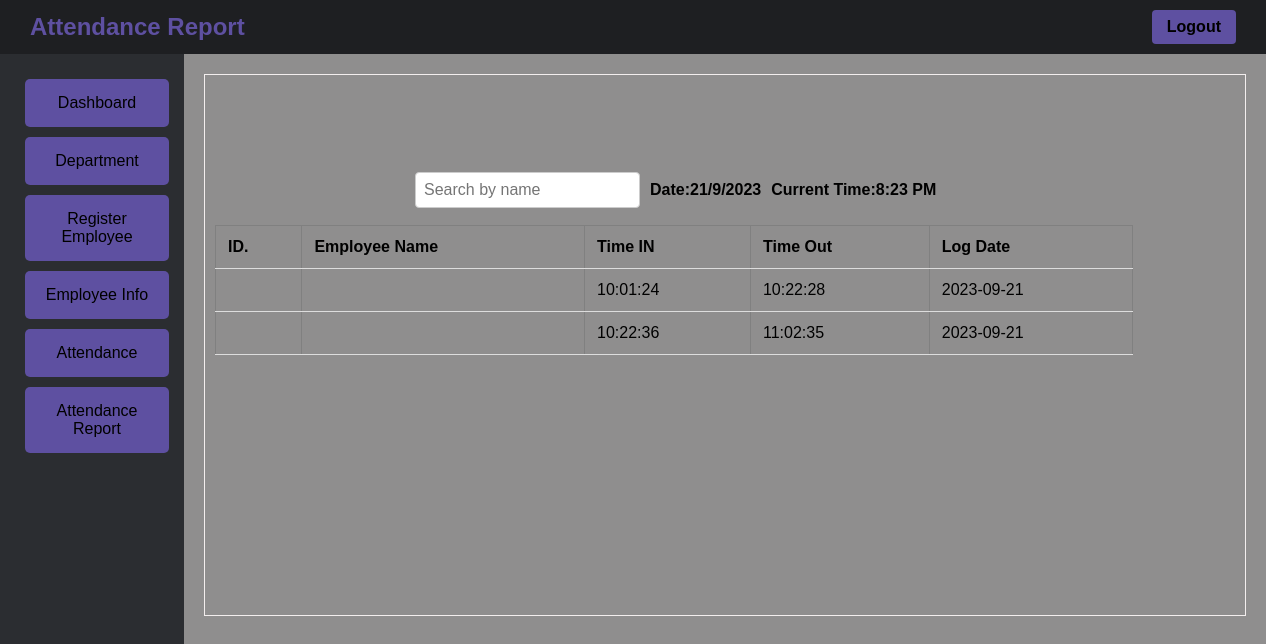
Page /admin/attenReport.php (signed in) on the earlier database version.
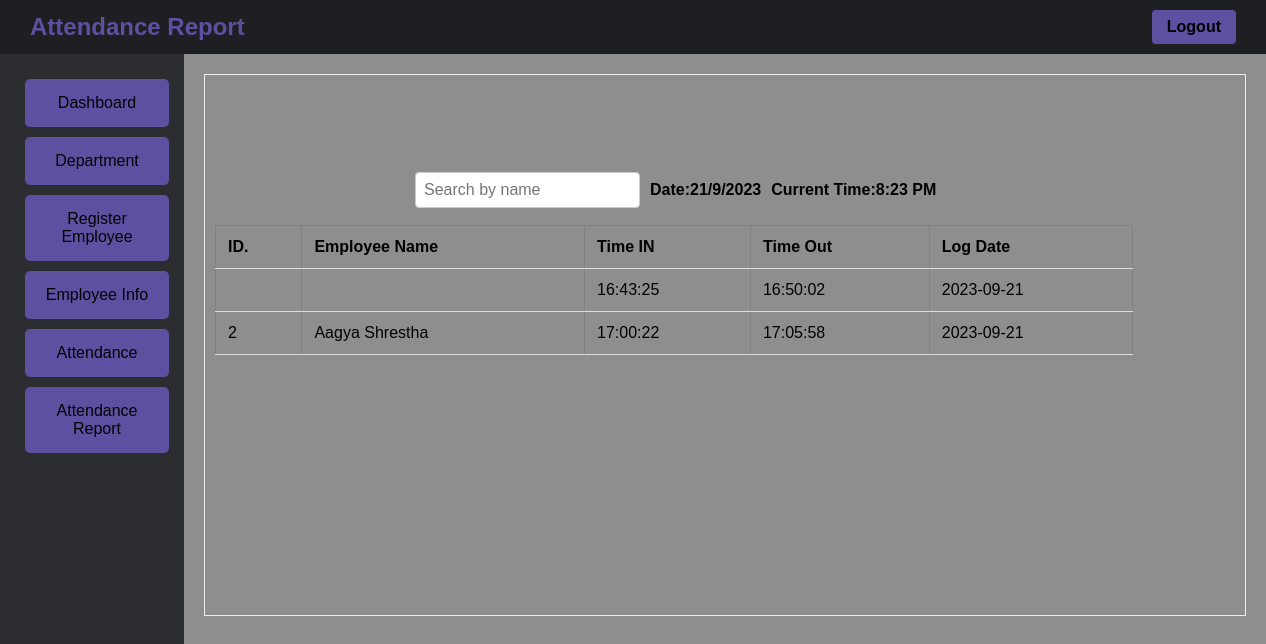
Same page on the later database version.
### tables this page shows
CREATE TABLE `scan_records` (
  `atten_id` int(11) NOT NULL,
  `emp_id` int(15) NOT NULL,
  `qr_code` varchar(250) NOT NULL,
  `time_in` varchar(250) NOT NULL,
  `time_out` varchar(250) DEFAULT NULL,
  `logdate` date NOT NULL
);

CREATE TABLE `emp_info` (
  `emp_id` int(15) NOT NULL,
  `dept_id` int(15) NOT NULL,
  `atten_id` int(15) NOT NULL,
  `emp_name` varchar(60) NOT NULL,
  `emp_address` varchar(120) NOT NULL,
  `emp_phone` varchar(20) NOT NULL,
  `emp_email` varchar(60) NOT NULL,
  `department` int(15) NOT NULL,
  `qr_code` varchar(255) NOT NULL
);

### admin/attenReport.php (the view, shortened to what this page needs)
<?php
    include '../database/dbconnect.php';
?>
<!DOCTYPE html>
<html>
<head>
    <link rel="stylesheet" type="text/css" href="../style/base.css">
</head>
<body>
    <div class="nav">
        <div class="admin-title">Attendance Report</div>
        <div class="logout"><a href="logout.php">Logout</a></div>
    </div>
    <div class="container">
        <div class="side_panel">
            <div class="spanel_button"><a href="dashboard.php">Dashboard</a></div>
            <div class="spanel_button"><a href="department.php">Department</a></div>
            <div class="spanel_button"><a href="empReg.php">Register Employee</a></div>
            <div class="spanel_button"><a href="empInfo.php">Employee Info</a></div>
            <div class="spanel_button"><a href="scan.php">Attendance</a></div>
            <div class="spanel_button"><a href="attenReport.php">Attendance Report</a></div>
        </div>
        <div class="second">
            <div class="box">
                <div class="search-container">
                    <input type="text" id="searchInput" onkeyup="searchTable()" placeholder="Search by name">
                    <div class="date-container">
                    Date: <span id="date"><?php echo date('d/m/Y'); ?></span>
                    </div>
                    <div class="time-container">
                    Current Time: <span id="currentTime"><?php echo date('h:i A'); ?></span>
                    </div>
                </div>
                <?php
                $sql ="SELECT * FROM scan_records LEFT JOIN emp_info ON scan_records.emp_id=emp_info.emp_id" or die("failed to query database".mysqli_error());
                    $result = mysqli_query($conn, $sql) or die("Query Unsuccessfull");
                    if(mysqli_num_rows($result) > 0){
                ?>
                <table border="1">
                    <thread>
                        <tr>
                            <th>ID.</th>
                            <th>Employee Name</th>
                            <th>Time IN</th>
                            <th>Time Out</th>
                            <th>Log Date</th>
                        </tr>
                    </thread>
                    <tbody>
                        <?php
                        while ($row = $result->fetch_assoc()){
                        ?>
                        <tr>
                            <td><?php echo $row['emp_id'];?></td>
                            <td><?php echo $row['emp_name'];?></td>
                            <td><?php echo $row['time_in'];?></td>
                            <td><?php echo $row['time_out'];?></td>
                            <td><?php echo $row['logdate'];?></td>
                        </tr>
                        <?php } ?>
                    </tbody>
                </table>
                    <?php }else{
                        echo '<div class="no-record"><h2>No Record Found</h2></div>';
                    } ?>
            </div>
        </div>
    </div>
</body>
</html>

Differences in the rows shown:
removed scan_records: time_in "10:01:24", time_out "10:22:28", logdate "2023-09-21"
removed scan_records: time_in "10:22:36", time_out "11:02:35", logdate "2023-09-21"
added scan_records: time_in "16:43:25", time_out "16:50:02", logdate "2023-09-21"
added scan_records: emp.emp_id "2", emp.emp_name "Aagya Shrestha", time_in "17:00:22", time_out "17:05:58", logdate "2023-09-21"
